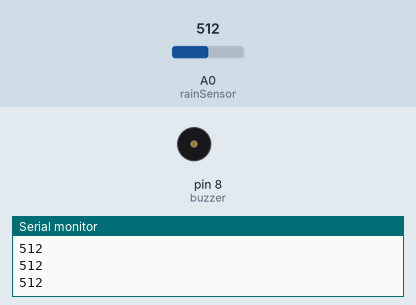
A sketch run on a simulated Arduino Uno, built with avr-gcc and run on an emulated ATmega328P. Shown: buzzer (waves = sounding, pin HIGH), the last lines printed to the serial monitor. Inputs (shaded band) come from the test bench; at power-on: A0 (rainSensor) = 512.

Above: at 1.2 s.
1.3 s: A0 (rainSensor) set to 483
At 2.6 s:
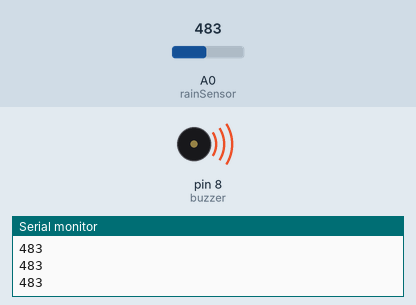
2.9 s: A0 (rainSensor) set to 510
At 4.0 s:
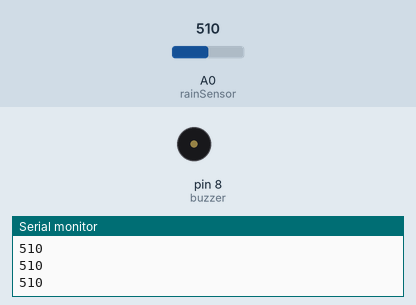
4.5 s: A0 (rainSensor) set to 490
At 5.3 s:
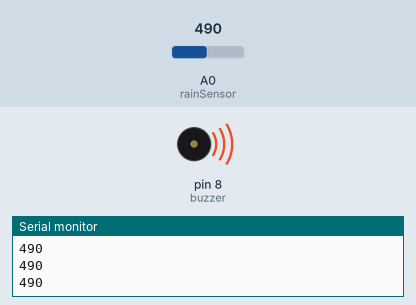
Timing chart, 0 to 7.5 s (numbered marks = the images above; inputs shaded):
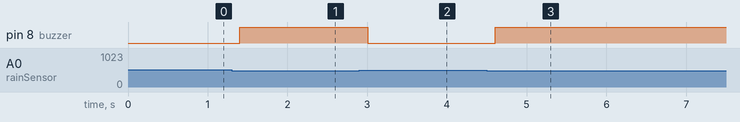

Measured:
- the behaviour switches between 500 and 499 on A0 (rainSensor) (found by bisection; images 0 and 1)
- after the input at 1.3 s, pin 8 (buzzer): LOW → HIGH after 0.10 s
- after the input at 2.9 s, pin 8 (buzzer): HIGH → LOW after 0.10 s
- after the input at 4.5 s, pin 8 (buzzer): LOW → HIGH after 0.11 s

The sketch:

Rain-Alert-System.ino
```cpp
int rainSensor = A0;
int buzzer = 8;

void setup() {
  pinMode(buzzer, OUTPUT);
  Serial.begin(9600);
}

void loop() {
  int rainValue = analogRead(rainSensor);

  Serial.println(rainValue);

  if (rainValue < 500) {
    digitalWrite(buzzer, HIGH);
  }
  else {
    digitalWrite(buzzer, LOW);
  }

  delay(200);
}
```
